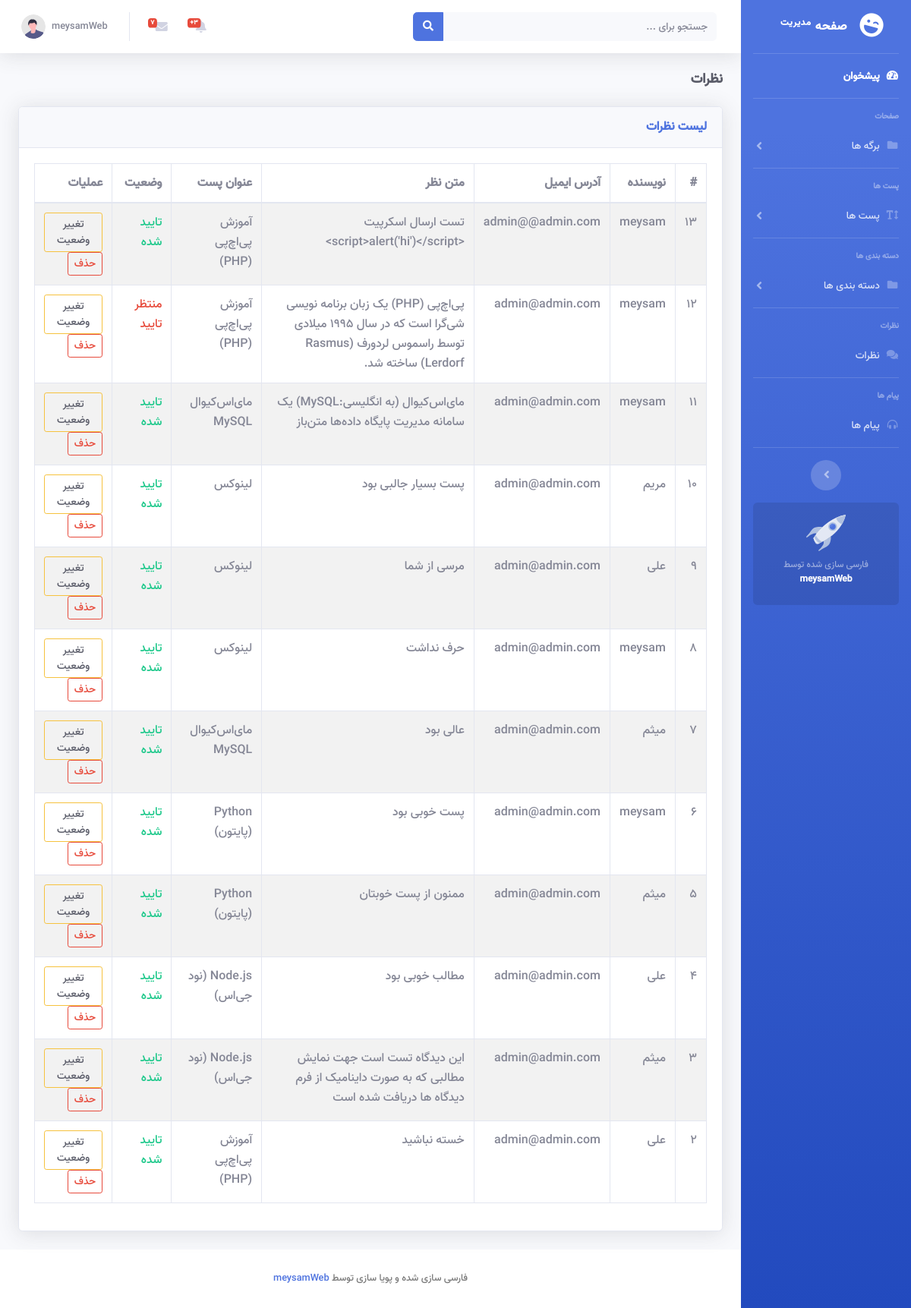
/panel/comment/index.php (signed in), run on the app's committed database.
### tables this page shows
CREATE TABLE `comments` (
  `comment_id` int(11) NOT NULL,
  `comment_author` varchar(255) NOT NULL,
  `comment_email` varchar(255) NOT NULL,
  `comment_body` text NOT NULL,
  `post_id` int(11) NOT NULL,
  `comment_status` tinyint(4) DEFAULT 0,
  `create_at` datetime NOT NULL
);

CREATE TABLE `posts` (
  `post_id` int(11) NOT NULL,
  `post_title` varchar(255) NOT NULL,
  `post_body` text NOT NULL,
  `category_id` int(11) NOT NULL,
  `post_status` tinyint(4) NOT NULL DEFAULT 10,
  `post_image` text NOT NULL,
  `comment_id` int(11) NOT NULL,
  `create_at` datetime NOT NULL,
  `updated_at` datetime NOT NULL,
  `post_meta_keyword` varchar(255) DEFAULT NULL,
  `post_meta_description` varchar(255) DEFAULT NULL,
  `post_comment_count` int(11) NOT NULL DEFAULT 0
);

### functions/helper.php (called while the page is built, shortened)
<?php
    function assets($file)
    {
        return trim(BASE_URL, ' / ') . '/' . trim($file, '/ ');
    }
    function url($url)
    {
        return trim(BASE_URL, ' / ') . '/' . trim($url, '/ ');
    }

### panel/comment/index.php (the view, shortened to what this page needs)
<?php
    require_once '../../functions/helper.php';
    global $connection;
?>
<!DOCTYPE html>
<html lang="fa" dir="rtl">
<head>
    <link href="<?= assets('assets/css/all.min.css') ?>" rel="stylesheet" type="text/css">
    <link href="<?= assets('assets/css/admin-style.min.css') ?>" rel="stylesheet">
    <link href="<?= assets('assets/css/style.css') ?>" rel="stylesheet">
</head>
<body id="page-top">
<div id="wrapper">
    <?php
        require_once '../layout/sidebar.php';
    ?>
    <div id="content-wrapper" class="d-flex flex-column">
        <div id="content">
            <?php
                require_once '../layout/top-nva.php';
            ?>
            <div class="container-fluid">
                <h1 class="h3 mb-2 text-gray-800 mb-4">نظرات</h1>
                <div class="card shadow mb-4">
                    <div class="card-header py-3 d-flex justify-content-between">
                        <h6 class="m-0 font-weight-bold text-primary">لیست نظرات</h6>
                    </div>
                    <div class="card-body">
                        <div class="table-responsive table-striped">
                            <table class="table table-bordered" id="dataTable" width="100%" cellspacing="0">
                                <thead>
                                <tr>
                                    <th>#</th>
                                    <th>نویسنده</th>
                                    <th>آدرس ایمیل</th>
                                    <th>متن نظر</th>
                                    <th>عنوان پست</th>
                                    <th>وضعیت</th>
                                    <th>عملیات</th>
                                </tr>
                                </thead>
                                <tbody>
                                <?php
                                    $query = "SELECT comments.*, posts.post_title, posts.post_id FROM php_project_v2.comments LEFT JOIN php_project_v2.posts ON comments.post_id = posts.post_id ORDER BY comment_id DESC";
                                    $statement = $connection->prepare($query);
                                    $statement->execute();
                                    $comments = $statement->fetchAll();
                                    foreach ($comments as $comment) {
                                        ?>
                                        <tr>
                                            <td><?= $comment->comment_id ?></td>
                                            <td><?= $comment->comment_author ?></td>
                                            <td><?= $comment->comment_email ?></td>
                                            <td><?= $comment->comment_body ?></td>
                                            <td><?= $comment->post_title ?></td>
                                            <td>
                                                <?= $comment->comment_status == '10'
                                                    ? '<span class="text-success">تایید شده</span>'
                                                    : '<span class="text-danger">منتظر تایید</span>'
                                                ?>
                                            </td>
                                            <td>
                                                <a href="<?= url('panel/comment/change-status.php?comment_id=' . $comment->comment_id) ?>"
                                                   class="btn btn-outline-warning btn-sm text-dark">تغییر وضعیت</a>
                                                <a href="<?= url('panel/comment/delete.php?&post_id=' . $comment->post_id . '&comment_id=' . $comment->comment_id) ?>"
                                                   class="btn btn-outline-danger btn-sm ">حذف</a>
                                            </td>
                                        </tr>
                                        <?php
                                    }
                                ?>
                                </tbody>
                            </table>
                        </div>
                    </div>
                </div>
            </div>
        </div>
        <?php
            require_once '../layout/footer.php';
        ?>
</body>
</html>

### app/assets/css/style.css (style rules this page uses)
body { color:#797979;font-family:"Vazir-FD",sans-serif;font-weight:400;line-height:1.625;text-align: right; }
h1,h2,h3,h4,h5,h6 { font-family:"Vazir-FD",serif;color:#3a414e;line-height:1.333 }
h1,.h1 { font-size:30px;font-weight:700 }
@media (min-width: 600px) { h1,.h1 { font-size:45px } }
h3,.h3 { font-size:18px;font-weight:700 }
a { display:inline-block }

### data on the page
comments: comment_id "13", comment_author "meysam", comment_email "admin@@admin.com", comment_body "تست ارسال اسکرپیت <script>alert('hi')</script>", post.post_title "آموزش پی‌اچ‌پی (PHP)", comment_status "تایید شده"
comments: comment_id "12", comment_author "meysam", comment_email "admin@admin.com", comment_body "پی‌اچ‌پی (PHP) یک زبان برنامه نویسی شی‌گرا است که در سال 1995 میلادی توسط راسموس لردورف (Rasmus Lerdorf) ساخته شد.", post.post_title "آموزش پی‌اچ‌پی (PHP)", comment_status "منتظر تایید"
comments: comment_id "11", comment_author "meysam", comment_email "admin@admin.com", comment_body "مای‌اس‌کیوال (به انگلیسی:MySQL) یک سامانه مدیریت پایگاه داده‌ها متن‌باز", post.post_title "مای‌اس‌کیوال MySQL", comment_status "تایید شده"
comments: comment_id "10", comment_author "مریم", comment_email "admin@admin.com", comment_body "پست بسیار جالبی بود", post.post_title "لینوکس", comment_status "تایید شده"
comments: comment_id "9", comment_author "علی", comment_email "admin@admin.com", comment_body "مرسی از شما", post.post_title "لینوکس", comment_status "تایید شده"
comments: comment_id "8", comment_author "meysam", comment_email "admin@admin.com", comment_body "حرف نداشت", post.post_title "لینوکس", comment_status "تایید شده"
comments: comment_id "7", comment_author "میثم", comment_email "admin@admin.com", comment_body "عالی بود", post.post_title "مای‌اس‌کیوال MySQL", comment_status "تایید شده"
comments: comment_id "6", comment_author "meysam", comment_email "admin@admin.com", comment_body "پست خوبی بود", post.post_title "Python (پایتون)", comment_status "تایید شده"
comments: comment_id "5", comment_author "میثم", comment_email "admin@admin.com", comment_body "ممنون از پست خوبتان", post.post_title "Python (پایتون)", comment_status "تایید شده"
comments: comment_id "4", comment_author "علی", comment_email "admin@admin.com", comment_body "مطالب خوبی بود", post.post_title "Node.js (نود جی‌اس)", comment_status "تایید شده"
comments: comment_id "3", comment_author "میثم", comment_email "admin@admin.com", comment_body "این دیدگاه تست است جهت نمایش مطالبی که به صورت داینامیک از فرم دیدگاه ها دریافت شده است", post.post_title "Node.js (نود جی‌اس)", comment_status "تایید شده"
comments: comment_id "2", comment_author "علی", comment_email "admin@admin.com", comment_body "خسته نباشید", post.post_title "آموزش پی‌اچ‌پی (PHP)", comment_status "تایید شده"
